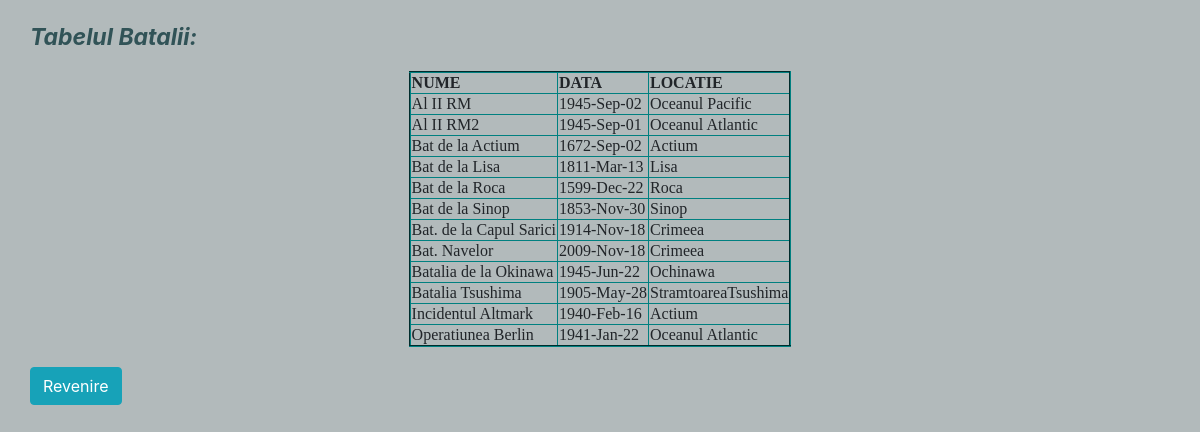
Screenshot of /Batalii.php with the database file from the repository.
### tables this page shows
CREATE TABLE Batalii(
	nume varchar (25) NOT NULL,
	data  datetime NOT NULL);

### Batalii.php (the view, shortened to what this page needs)
<html>
<head>
	<link rel="stylesheet" type="text/css" href="css/bootstrap.css">
</head>
<body>
	<div class="text-container">
		<p style="color:#315357 ; font-size: 23px; "><strong><em>Tabelul Batalii: </em></strong></p>
	</div>
		<?php
			$mysqli = new mysqli("localhost","root","","clase");
			$sql = "SELECT NUME,DATA,LOCATIE FROM Batalii";
			$result = $mysqli->query($sql);
			echo "<table border='2'>";
			echo "<tr><th>NUME</th><th>DATA</th><th>LOCATIE</th></tr>";
			while ($row = $result->fetch_assoc()) {
				$timestamp = strtotime($row['DATA']);
				$formatted_date = date('Y-M-d', $timestamp);
				printf("<tr><td>%s</td><td>%s</td><td>%s</td></tr>", $row['NUME'],$formatted_date, $row['LOCATIE']);
			}
			echo "</table>";
		?>
		<div class="form-container">
			<form action="menu.html" method="post">
			  <input type="submit" name="Revenire" value="Revenire" class="btn btn-info">
			</form>
		</div>
</body>
</html>

### Batalii.php (style rules this page uses)
body { background-color: #B2BABB; }
table { font-family:verdana; border-color: #008080; margin: 0 auto; }
.form-container { padding-left: 30px; padding-top: 20px; }
.text-container { padding-left: 30px; padding-top: 20px; }

### rows the page displays
batalii: nume "Al II RM", data "1945-Sep-02", locatie "Oceanul Pacific"
batalii: nume "Al II RM2", data "1945-Sep-01", locatie "Oceanul Atlantic"
batalii: nume "Bat de la Actium", data "1672-Sep-02", locatie "Actium"
batalii: nume "Bat de la Lisa", data "1811-Mar-13", locatie "Lisa"
batalii: nume "Bat de la Roca", data "1599-Dec-22", locatie "Roca"
batalii: nume "Bat de la Sinop", data "1853-Nov-30", locatie "Sinop"
batalii: nume "Bat. de la Capul Sarici", data "1914-Nov-18", locatie "Crimeea"
batalii: nume "Bat. Navelor", data "2009-Nov-18", locatie "Crimeea"
batalii: nume "Batalia de la Okinawa", data "1945-Jun-22", locatie "Ochinawa"
batalii: nume "Batalia Tsushima", data "1905-May-28", locatie "StramtoareaTsushima"
batalii: nume "Incidentul Altmark", data "1940-Feb-16", locatie "Actium"
batalii: nume "Operatiunea Berlin", data "1941-Jan-22", locatie "Oceanul Atlantic"
